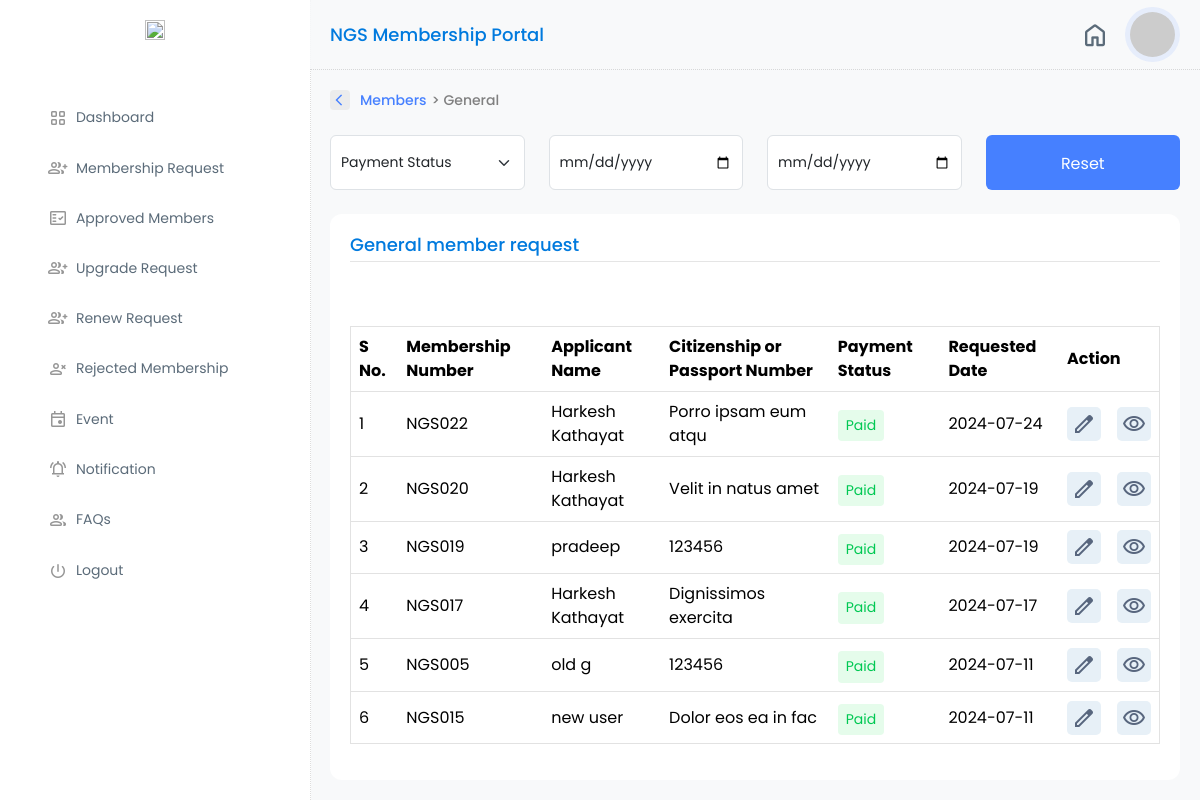
Before: /view-general-approved-membership_list (signed in) with the older database file.
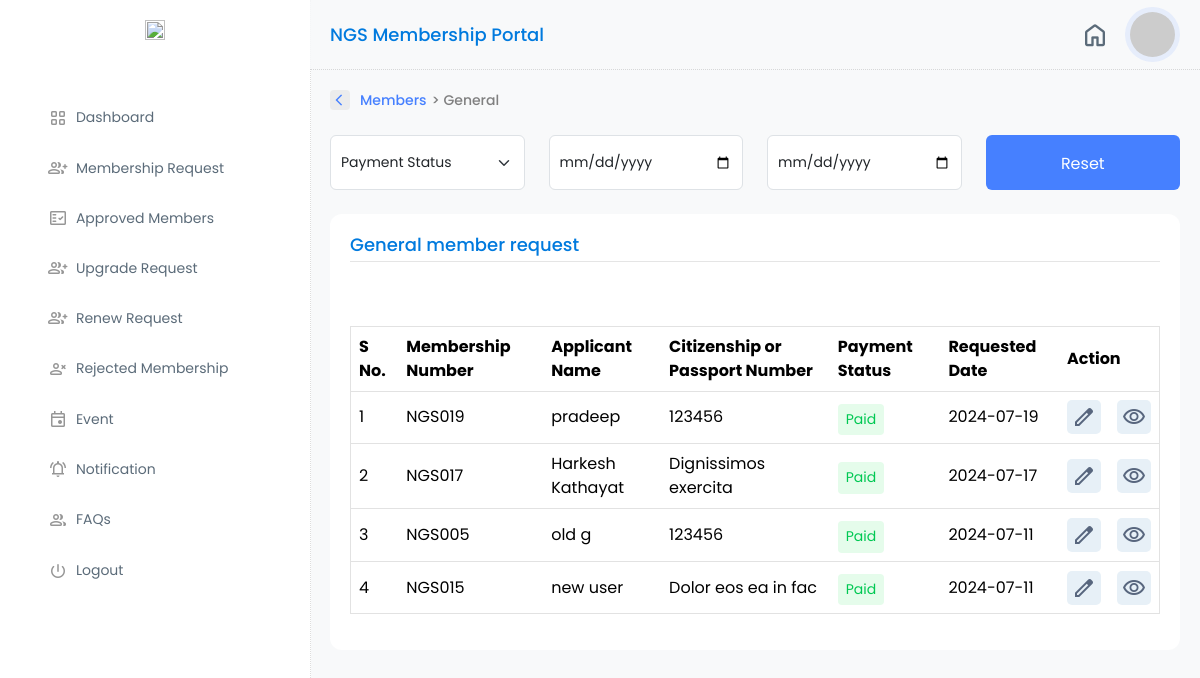
After: the same page with the newer database file.
### management/models.py (models this page shows, shortened)
class Membership(models.Model):
    membership_number=models.CharField(max_length=10,unique=True,null=True)
    associated_user = models.OneToOneField(CustomUser,related_name='membership',on_delete=models.CASCADE,null=True)
    created_at = models.DateTimeField(auto_now_add=True)
    updated_at = models.DateTimeField(auto_now=True)
    verification = models.BooleanField(default=False)
    expiry_date = models.DateField(null=True,blank=True)
    membership_since = models.CharField(max_length=4, blank=True, null=True)
    verified_date = models.DateTimeField(blank=True, null=True)
    rejected = models.BooleanField(default=False)
    expiry_status=models.BooleanField(default=False)
    membership_type=models.PositiveIntegerField(choices=choices.MEMBERSHIP_TYPES,default=1)
    remarks = models.TextField(null=True)
    objects = InheritanceManager()
    class Meta:
        ordering = ['-created_at']

class PersonalInfo(models.Model):
    name_of_applicant = models.CharField(max_length=200)
    gender = models.CharField(max_length=1, choices=choices.GENDER_CHOICES)
    affiliation = models.CharField(max_length=200)
    pp_photo = models.ImageField(upload_to="personal_photo")
    salutation = models.CharField(max_length=20, blank=True, null=True)
    phone_number = models.CharField(max_length=20,null=True)
    class Meta:
        abstract = True

class GeneralMembership(Membership,PersonalInfo):
    nationaldocument =models.OneToOneField(NationalDocumment,on_delete=models.CASCADE, related_name="associated_membership",related_query_name="associated_membership",null=True)
    educational_information = models.OneToOneField(EducationalDocuments,on_delete=models.CASCADE,related_name="edu_members",null=True)
    upgrade_request = models.BooleanField(null=True)
    upgrade_membership_type = models.PositiveIntegerField(choices=choices.MEMBERSHIP_TYPES,null=True)
    upgrade_payment = models.BooleanField(default=False)
    renew_request =models.BooleanField(null=True, default=False)
    renew_payment = models.BooleanField(default=False)

class Membership(models.Model):
    membership_number=models.CharField(max_length=10,unique=True,null=True)
    associated_user = models.OneToOneField(CustomUser,related_name='membership',on_delete=models.CASCADE,null=True)
    created_at = models.DateTimeField(auto_now_add=True)
    updated_at = models.DateTimeField(auto_now=True)
    verification = models.BooleanField(default=False)
    expiry_date = models.DateField(null=True,blank=True)
    membership_since = models.CharField(max_length=4, blank=True, null=True)
    verified_date = models.DateTimeField(blank=True, null=True)
    rejected = models.BooleanField(default=False)
    expiry_status=models.BooleanField(default=False)
    membership_type=models.PositiveIntegerField(choices=choices.MEMBERSHIP_TYPES,default=1)
    remarks = models.TextField(null=True)
    objects = InheritanceManager()
    class Meta:
        ordering = ['-created_at']

class NationalDocumment(models.Model):
    identity_card_no = models.CharField(max_length=80)
    dob = models.DateField()
    nationality = models.CharField(max_length=2, choices=choices.COUNTRY_CHOICES)
    identity_issued_from = models.CharField(max_length=150)
    permanent_address = models.CharField(max_length=200)
    identity_card_image = models.FileField(upload_to="identity_card_documents")

### account/decorators.py (the view)
    def wrapper(request, *args, **kwargs):
        if request.user.role == 1:
            return view_func(request, *args, **kwargs)
        else:
            return redirect('account:login')

### management/views.py (called while the page is built)
@is_admin
def general_approved_membership_list(request):
    members=GeneralMembership.objects.filter(membership_type=1,verification=True)
    context={
        'members':members,
    }
    return render(request,'management/listview/general_membership_list.html',context)

### management/templates/management/listview/general_membership_list.html (shortened to what the changed rows need)
{% extends 'login_layout/layout.html' %}
{% load static %}
{% block content %}
<div class="col-md-9 my-profile-w-80 g-0">
                <div class="main-section-container">
                    <div class="content-container">
                        <table id="sampleTable" class="table hover-table" style="width:100%">
                            <thead>
                                <tr>
                                    <th>S No.</th>
                                    <th>Membership Number</th>
                                    <th>Applicant Name</th>
                                    <th>Citizenship or Passport Number</th>
                                    <th>Payment Status</th>
                                    <th>Requested Date</th>
                                    {% if request.user.role == 1%}
                                    <th>Action</th>
                                    {% endif %}
                                </tr>
                            </thead>
                            <tbody>
                                {% for member in members %}
                                <tr>
                                    <td>{{ forloop.counter }}</td>
                                    <td>{{ member.membership_number }}</td>
                                    <td>{{ member.name_of_applicant }}</td>
                                    <td>{{ member.nationaldocument.identity_card_no }}</td>
                                    <td>
                                        {% if member.payment.exists %}
                                        <div class="verified">Paid</div>
                                    {% else %}
                                        <div class="pending">Pending</div>
                                        {% endif %}
                                       </td>
                                    <td>{{ member.created_at|date:"Y-m-d" }}</td>
                                    {% if request.user.role == 1%}
                                    <td>
                                        <div class="d-flex kit-action-com">
                                                <div class="action-btn-pen">
                                                    <a href="{% url 'management:edit_membership' id=member.id %}"><span class="material-symbols-outlined">
                                                        </span>
                                                    </a>
                                                </div>
                                                <div class="action-btn-view">
                                                    <a href="{% url 'management:view_membership' id=member.id %}">
                                                        <span class="material-symbols-outlined">visibility</span>
                                                    </a>
                                                </div>
                                        </div>
                                    </td>
                                    {% endif %}
                                </tr>
                                {% endfor %}
                            </tbody>
                        </table>
                    </div>
                </div>
            </div>
{% endblock %}

Changed rows visible on the page:
no longer on this page (row edited): GeneralMembership: membership_number "NGS022", name_of_applicant "Harkesh Kathayat", nationaldocument.identity_card_no "Porro ipsam eum atqu", shows "Paid", created_at "2024-07-24"
no longer on this page (row edited): GeneralMembership: membership_number "NGS020", name_of_applicant "Harkesh Kathayat", nationaldocument.identity_card_no "Velit in natus amet", shows "Paid", created_at "2024-07-19"
